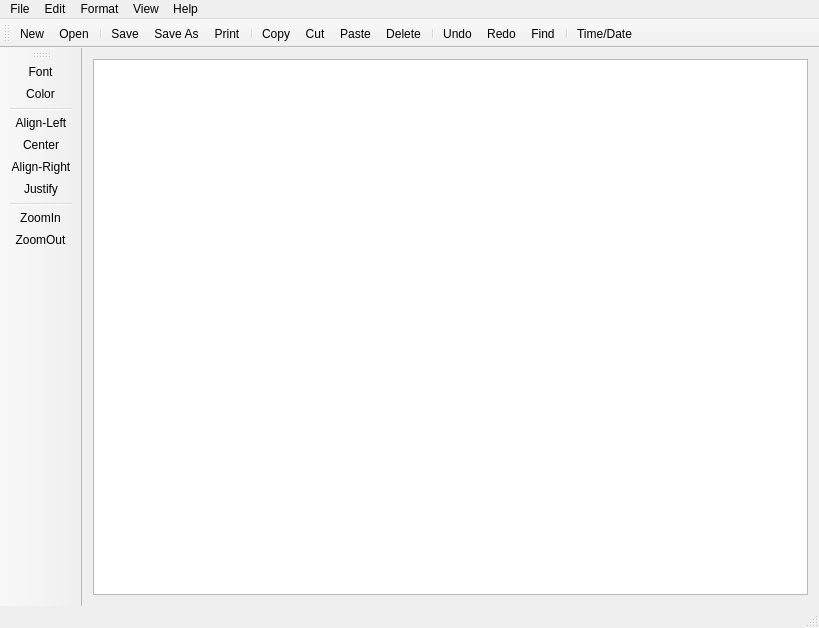
<?xml version="1.0" encoding="UTF-8"?>
<ui version="4.0">
 <class>Notepad</class>
 <widget class="QMainWindow" name="Notepad">
  <property name="geometry">
   <rect>
    <x>0</x>
    <y>0</y>
    <width>819</width>
    <height>628</height>
   </rect>
  </property>
  <property name="windowTitle">
   <string>Notepad</string>
  </property>
  <property name="windowIcon">
   <iconset resource="resources.qrc">
    <normaloff>:/Images/icons/notepad-icon.png</normaloff>:/Images/icons/notepad-icon.png</iconset>
  </property>
  <widget class="QWidget" name="centralWidget">
   <layout class="QGridLayout" name="gridLayout">
    <item row="0" column="0">
     <widget class="QTextEdit" name="textEdit"/>
    </item>
   </layout>
  </widget>
  <widget class="QMenuBar" name="menuBar">
   <property name="geometry">
    <rect>
     <x>0</x>
     <y>0</y>
     <width>819</width>
     <height>25</height>
    </rect>
   </property>
   <widget class="QMenu" name="menuFile">
    <property name="title">
     <string>File</string>
    </property>
    <addaction name="actionNew"/>
    <addaction name="actionOpen"/>
    <addaction name="separator"/>
    <addaction name="actionSave"/>
    <addaction name="actionSave_As"/>
    <addaction name="separator"/>
    <addaction name="actionPrint"/>
    <addaction name="separator"/>
    <addaction name="actionExit"/>
   </widget>
   <widget class="QMenu" name="menuEdit">
    <property name="title">
     <string>Edit</string>
    </property>
    <addaction name="actionCopy"/>
    <addaction name="actionCut"/>
    <addaction name="actionPaste"/>
    <addaction name="actionDelete"/>
    <addaction name="separator"/>
    <addaction name="actionUndo"/>
    <addaction name="actionRedo"/>
    <addaction name="actionFind"/>
    <addaction name="separator"/>
    <addaction name="actionTime_Date"/>
   </widget>
   <widget class="QMenu" name="menuFormat">
    <property name="title">
     <string>Format</string>
    </property>
    <addaction name="actionFont"/>
    <addaction name="separator"/>
    <addaction name="separator"/>
    <addaction name="actionLeft"/>
    <addaction name="actionCenter"/>
    <addaction name="actionRight"/>
    <addaction name="actionJustify"/>
    <addaction name="separator"/>
    <addaction name="actionColor"/>
   </widget>
   <widget class="QMenu" name="menuView">
    <property name="title">
     <string>View</string>
    </property>
    <addaction name="actionZoomIn"/>
    <addaction name="actionZoomOut"/>
   </widget>
   <widget class="QMenu" name="menuHelp">
    <property name="title">
     <string>Help</string>
    </property>
    <addaction name="actionView_Help"/>
   </widget>
   <addaction name="menuFile"/>
   <addaction name="menuEdit"/>
   <addaction name="menuFormat"/>
   <addaction name="menuView"/>
   <addaction name="menuHelp"/>
  </widget>
  <widget class="QToolBar" name="mainToolBar">
   <attribute name="toolBarArea">
    <enum>TopToolBarArea</enum>
   </attribute>
   <attribute name="toolBarBreak">
    <bool>false</bool>
   </attribute>
   <addaction name="actionNew"/>
   <addaction name="actionOpen"/>
   <addaction name="separator"/>
   <addaction name="actionSave"/>
   <addaction name="actionSave_As"/>
   <addaction name="actionPrint"/>
   <addaction name="separator"/>
   <addaction name="actionCopy"/>
   <addaction name="actionCut"/>
   <addaction name="actionPaste"/>
   <addaction name="actionDelete"/>
   <addaction name="separator"/>
   <addaction name="actionUndo"/>
   <addaction name="actionRedo"/>
   <addaction name="actionFind"/>
   <addaction name="separator"/>
   <addaction name="actionTime_Date"/>
  </widget>
  <widget class="QStatusBar" name="statusBar"/>
  <widget class="QToolBar" name="toolBar">
   <property name="windowTitle">
    <string>toolBar</string>
   </property>
   <attribute name="toolBarArea">
    <enum>LeftToolBarArea</enum>
   </attribute>
   <attribute name="toolBarBreak">
    <bool>false</bool>
   </attribute>
   <addaction name="actionFont"/>
   <addaction name="actionColor"/>
   <addaction name="separator"/>
   <addaction name="actionLeft"/>
   <addaction name="actionCenter"/>
   <addaction name="actionRight"/>
   <addaction name="actionJustify"/>
   <addaction name="separator"/>
   <addaction name="actionZoomIn"/>
   <addaction name="actionZoomOut"/>
  </widget>
  <action name="actionNew">
   <property name="icon">
    <iconset resource="resources.qrc">
     <normaloff>:/Images/icons/add-file.png</normaloff>:/Images/icons/add-file.png</iconset>
   </property>
   <property name="text">
    <string>New</string>
   </property>
   <property name="shortcut">
    <string>Ctrl+N</string>
   </property>
  </action>
  <action name="actionOpen">
   <property name="icon">
    <iconset resource="resources.qrc">
     <normaloff>:/Images/icons/open.png</normaloff>:/Images/icons/open.png</iconset>
   </property>
   <property name="text">
    <string>Open</string>
   </property>
   <property name="shortcut">
    <string>Ctrl+O</string>
   </property>
  </action>
  <action name="actionSave">
   <property name="icon">
    <iconset resource="resources.qrc">
     <normaloff>:/Images/icons/save.png</normaloff>:/Images/icons/save.png</iconset>
   </property>
   <property name="text">
    <string>Save</string>
   </property>
   <property name="shortcut">
    <string>Ctrl+S</string>
   </property>
  </action>
  <action name="actionSave_As">
   <property name="icon">
    <iconset resource="resources.qrc">
     <normaloff>:/Images/icons/save-as.png</normaloff>:/Images/icons/save-as.png</iconset>
   </property>
   <property name="text">
    <string>Save As</string>
   </property>
  </action>
  <action name="actionPrint">
   <property name="icon">
    <iconset resource="resources.qrc">
     <normaloff>:/Images/icons/print.png</normaloff>:/Images/icons/print.png</iconset>
   </property>
   <property name="text">
    <string>Print</string>
   </property>
   <property name="shortcut">
    <string>Ctrl+P</string>
   </property>
  </action>
  <action name="actionCopy">
   <property name="icon">
    <iconset resource="resources.qrc">
     <normaloff>:/Images/icons/copy.png</normaloff>:/Images/icons/copy.png</iconset>
   </property>
   <property name="text">
    <string>Copy</string>
   </property>
   <property name="shortcut">
    <string>Ctrl+C</string>
   </property>
  </action>
  <action name="actionCut">
   <property name="icon">
    <iconset resource="resources.qrc">
     <normaloff>:/Images/icons/cut.png</normaloff>:/Images/icons/cut.png</iconset>
   </property>
   <property name="text">
    <string>Cut</string>
   </property>
   <property name="shortcut">
    <string>Ctrl+X</string>
   </property>
  </action>
  <action name="actionPaste">
   <property name="icon">
    <iconset resource="resources.qrc">
     <normaloff>:/Images/icons/paste.png</normaloff>:/Images/icons/paste.png</iconset>
   </property>
   <property name="text">
    <string>Paste</string>
   </property>
   <property name="shortcut">
    <string>Ctrl+V</string>
   </property>
  </action>
  <action name="actionDelete">
   <property name="icon">
    <iconset resource="resources.qrc">
     <normaloff>:/Images/icons/close-64.png</normaloff>:/Images/icons/close-64.png</iconset>
   </property>
   <property name="text">
    <string>Delete</string>
   </property>
   <property name="shortcut">
    <string>Del</string>
   </property>
  </action>
  <action name="actionUndo">
   <property name="icon">
    <iconset resource="resources.qrc">
     <normaloff>:/Images/icons/undo.png</normaloff>:/Images/icons/undo.png</iconset>
   </property>
   <property name="text">
    <string>Undo</string>
   </property>
   <property name="shortcut">
    <string>Ctrl+Z</string>
   </property>
  </action>
  <action name="actionRedo">
   <property name="icon">
    <iconset resource="resources.qrc">
     <normaloff>:/Images/icons/redo.png</normaloff>:/Images/icons/redo.png</iconset>
   </property>
   <property name="text">
    <string>Redo</string>
   </property>
   <property name="shortcut">
    <string>Ctrl+Y</string>
   </property>
  </action>
  <action name="actionFind">
   <property name="icon">
    <iconset resource="resources.qrc">
     <normaloff>:/Images/icons/search-64.png</normaloff>:/Images/icons/search-64.png</iconset>
   </property>
   <property name="text">
    <string>Find</string>
   </property>
   <property name="shortcut">
    <string>Ctrl+F</string>
   </property>
  </action>
  <action name="actionBold_2">
   <property name="icon">
    <iconset resource="resources.qrc">
     <normaloff>:/Images/icons/Editing-Bold-icon (2).png</normaloff>:/Images/icons/Editing-Bold-icon (2).png</iconset>
   </property>
   <property name="text">
    <string>Bold</string>
   </property>
   <property name="toolTip">
    <string>Bold</string>
   </property>
   <property name="font">
    <font>
     <weight>75</weight>
     <bold>true</bold>
    </font>
   </property>
   <property name="shortcut">
    <string>Ctrl+B</string>
   </property>
  </action>
  <action name="actionView_Help">
   <property name="icon">
    <iconset resource="resources.qrc">
     <normaloff>:/Images/icons/Actions-help-about-icon.png</normaloff>:/Images/icons/Actions-help-about-icon.png</iconset>
   </property>
   <property name="text">
    <string>About</string>
   </property>
  </action>
  <action name="actionZoomIn">
   <property name="icon">
    <iconset resource="resources.qrc">
     <normaloff>:/Images/icons/zoom-in-2x.png</normaloff>:/Images/icons/zoom-in-2x.png</iconset>
   </property>
   <property name="text">
    <string>ZoomIn</string>
   </property>
   <property name="toolTip">
    <string>ZoomIn</string>
   </property>
  </action>
  <action name="actionZoomOut">
   <property name="icon">
    <iconset resource="resources.qrc">
     <normaloff>:/Images/icons/zoom-out-2x.png</normaloff>:/Images/icons/zoom-out-2x.png</iconset>
   </property>
   <property name="text">
    <string>ZoomOut</string>
   </property>
   <property name="toolTip">
    <string>ZoomOut</string>
   </property>
  </action>
  <action name="actionItalic_3">
   <property name="icon">
    <iconset resource="resources.qrc">
     <normaloff>:/Images/icons/Editing-Italic-icon (1).png</normaloff>:/Images/icons/Editing-Italic-icon (1).png</iconset>
   </property>
   <property name="text">
    <string>Italic</string>
   </property>
   <property name="font">
    <font>
     <italic>true</italic>
    </font>
   </property>
   <property name="shortcut">
    <string>Ctrl+I</string>
   </property>
  </action>
  <action name="actionUnderline">
   <property name="icon">
    <iconset resource="resources.qrc">
     <normaloff>:/Images/icons/Editing-Underline-icon.png</normaloff>:/Images/icons/Editing-Underline-icon.png</iconset>
   </property>
   <property name="text">
    <string>Underline</string>
   </property>
   <property name="shortcut">
    <string>Ctrl+U</string>
   </property>
  </action>
  <action name="actionLeft">
   <property name="icon">
    <iconset resource="resources.qrc">
     <normaloff>:/Images/icons/left-align.png</normaloff>:/Images/icons/left-align.png</iconset>
   </property>
   <property name="text">
    <string>Align-Left</string>
   </property>
   <property name="shortcut">
    <string>Ctrl+L</string>
   </property>
  </action>
  <action name="actionRight">
   <property name="icon">
    <iconset resource="resources.qrc">
     <normaloff>:/Images/icons/right-align.png</normaloff>:/Images/icons/right-align.png</iconset>
   </property>
   <property name="text">
    <string>Align-Right</string>
   </property>
   <property name="shortcut">
    <string>Ctrl+R</string>
   </property>
  </action>
  <action name="actionJustify">
   <property name="icon">
    <iconset resource="resources.qrc">
     <normaloff>:/Images/icons/justification.png</normaloff>:/Images/icons/justification.png</iconset>
   </property>
   <property name="text">
    <string>Justify</string>
   </property>
   <property name="shortcut">
    <string>Ctrl+J</string>
   </property>
  </action>
  <action name="actionCenter">
   <property name="icon">
    <iconset resource="resources.qrc">
     <normaloff>:/Images/icons/center-align-.png</normaloff>:/Images/icons/center-align-.png</iconset>
   </property>
   <property name="text">
    <string>Center</string>
   </property>
   <property name="shortcut">
    <string>Ctrl+E</string>
   </property>
  </action>
  <action name="actionColor">
   <property name="icon">
    <iconset resource="resources.qrc">
     <normaloff>:/Images/icons/fill-color-48.png</normaloff>:/Images/icons/fill-color-48.png</iconset>
   </property>
   <property name="text">
    <string>Color</string>
   </property>
  </action>
  <action name="actionExit">
   <property name="text">
    <string>Exit</string>
   </property>
   <property name="shortcut">
    <string>Ctrl+Q</string>
   </property>
  </action>
  <action name="actionTime_Date">
   <property name="icon">
    <iconset resource="resources.qrc">
     <normaloff>:/Images/icons/date-64.png</normaloff>:/Images/icons/date-64.png</iconset>
   </property>
   <property name="text">
    <string>Time/Date</string>
   </property>
   <property name="shortcut">
    <string>F5</string>
   </property>
  </action>
  <action name="actionFont">
   <property name="icon">
    <iconset resource="resources.qrc">
     <normaloff>:/Images/icons/font-size-48.png</normaloff>:/Images/icons/font-size-48.png</iconset>
   </property>
   <property name="text">
    <string>Font</string>
   </property>
  </action>
 </widget>
 <layoutdefault spacing="6" margin="11"/>
 <resources>
  <include location="resources.qrc"/>
 </resources>
 <connections/>
</ui>
